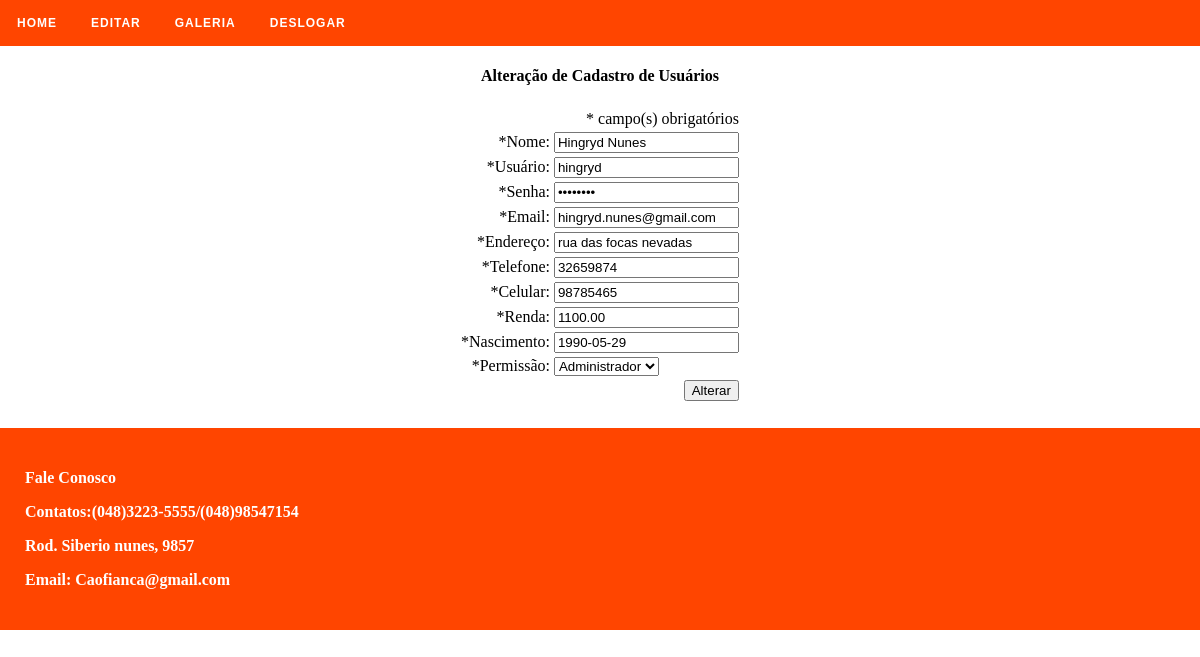
Screenshot of /permissao/admin/cliente_edita.php?id=7 (signed in) with the database file from the repository.
### tables this page shows
CREATE TABLE IF NOT EXISTS `clientes` (
`id_cliente` int(11) NOT NULL,
  `nome` varchar(50) NOT NULL,
  `username` varchar(50) NOT NULL,
  `senha` varchar(50) NOT NULL,
  `email` varchar(50) NOT NULL,
  `endereco` varchar(50) NOT NULL,
  `telefone` int(11) NOT NULL,
  `celular` int(11) NOT NULL,
  `renda` double(6,2) NOT NULL,
  `nascimento` date NOT NULL,
  `permissao` int(11) NOT NULL
);

### permissao/admin/conn.class.php (called while the page is built, shortened)
<?php
class Conn{
	public function query($query){
		$sql = mysqli_query($con, $query) or die("<b>Erro ao executar a query:</b> ".$query." -> ".mysql_error());
		return $sql;
	}
}
?>

### permissao/admin/cliente_edita.php (the view, shortened to what this page needs)
<?php
$nome = $_SESSION['nome'];
$permissao = $_SESSION['permissao'];
require_once("conn.class.php");
require_once("cliente.class.php");
$id = $_GET['id'];
$cliente = new Cliente;
$cliente->setId($id);
$cliente->edita();
$nome = $cliente->getNome();
$username = $cliente->getUsername();
$senha = $cliente->getSenha();
$email = $cliente->getEmail();
$endereco = $cliente->getEndereco();
$telefone = $cliente->getTelefone();
$celular = $cliente->getCelular();
$renda = $cliente->getRenda();
$nascimento = $cliente->getNascimento();
$permissao = $cliente->getPermissao();
$combo = $cliente->comboPermissao($permissao);
?>
<html>
<head>
   <link rel="stylesheet" href="styles.css">
</head>
	<body>
	<div id="geral">
	<div id='menu'>
		<ul>
			<li><a href='index.php'>Home</a></li>
			<li class='active'><a href='#'>Editar</a>
			<li><a href='galeria.php'>Galeria</a></li>
			<li><a href='deslogar.php'>Deslogar</a></li>
		</ul>
	</div>
	<h4 align="center">Alteração de Cadastro de Usuários</h4>
	<form method="POST" action="cliente_altera.php">
		<table align="center">
			<tr>
				<td colspan="2" align="right">* campo(s) obrigatórios</td>
			</tr>
			<tr>
				<td align="right">*Nome:</td>
				<td><input type="text" name="nome" value="<?=$nome?>" /></td>
			</tr>
			<tr>
				<td align="right">*Usuário:</td>
				<td><input type="text" name="username" value="<?=$username?>" /></td>
			</tr>
			<tr>
				<td align="right">*Senha:</td>
				<td><input type="password" name="senha" value="<?=$senha?>" /></td>
			</tr>
			<tr>
				<td align="right">*Email:</td>
				<td><input type="text" name="email" value="<?=$email?>" /></td>
			</tr>
			<tr>
				<td align="right">*Endereço:</td>
				<td><input type="text" name="endereco" value="<?=$endereco?>" /></td>
			</tr>
			<tr>
				<td align="right">*Telefone:</td>
				<td><input type="text" name="telefone" value="<?=$telefone?>" /></td>
			</tr>
			<tr>
				<td align="right">*Celular:</td>
				<td><input type="text" name="celular" value="<?=$celular?>" /></td>
			</tr>
			<tr>
				<td align="right">*Renda:</td>
				<td><input type="text" name="renda" value="<?=$renda?>" /></td>
			</tr>
			<tr>
				<td align="right">*Nascimento:</td>
				<td><input type="text" name="nascimento" value="<?=$nascimento?>" /></td>
			</tr>
			<tr>
				<td align="right">*Permissão:</td>
				<td>
					<select name="permissao"><?=$combo?></select>
				</td>
			</tr>
			<tr>
				<td colspan="2" align="right">
					<input type="submit" value="Alterar" />
				</td>
			</tr>
		</table>
	<div id="rodape">
		<b><p>Fale Conosco</p>
		<p>Contatos:(048)3223-5555/(048)98547154</p>
		<p>Rod. Siberio nunes, 9857</p>
		<p>Email: Caofianca@gmail.com</p></b>
	</div>
	</div>
</body>
</html>

### permissao/admin/styles.css (style rules this page uses)
body { margin:0; border:0; }
#menu, #menu ul, #menu ul li, #menu ul li a, #menu #menu-button { margin: 0; padding: 0; border: 0; list-style: none; line-height: 1; display: block; position: relative; -webkit-box-sizing: border-box; -moz-box-sizing: border-box; box-sizing: border-box; }
#menu:after, #menu > ul:after { content: "."; display: block; clear: both; visibility: hidden; line-height: 0; height: 0; }
#menu { font-family: Montserrat, sans-serif; background: #FF4500; }
#menu > ul > li { float: left; }
#menu > ul > li > a { padding: 17px; font-size: 12px; letter-spacing: 1px; text-decoration: none; color: white; font-weight: 700; text-transform: uppercase; }
#rodape { background-color:#FF4500; padding:25px; text-align:left; color:white; clear:both; margin-top:2%; }
#geral { background-color:white; }

### rows the page displays
clientes: nome "Hingryd Nunes", username "hingryd", email "hingryd.nunes@gmail.com", endereco "rua das focas nevadas", telefone "32659874", celular "98785465", renda "1100.00", nascimento "1990-05-29", permissao "Administrador"
